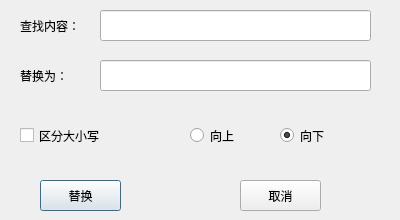
<?xml version="1.0" encoding="UTF-8"?>
<ui version="4.0">
 <class>Replace</class>
 <widget class="QDialog" name="Replace">
  <property name="geometry">
   <rect>
    <x>0</x>
    <y>0</y>
    <width>400</width>
    <height>220</height>
   </rect>
  </property>
  <property name="windowTitle">
   <string>Dialog</string>
  </property>
  <widget class="QPushButton" name="pushButton_find">
   <property name="geometry">
    <rect>
     <x>40</x>
     <y>180</y>
     <width>81</width>
     <height>31</height>
    </rect>
   </property>
   <property name="text">
    <string>替换</string>
   </property>
  </widget>
  <widget class="QLabel" name="label_find">
   <property name="geometry">
    <rect>
     <x>20</x>
     <y>10</y>
     <width>61</width>
     <height>31</height>
    </rect>
   </property>
   <property name="text">
    <string>查找内容：</string>
   </property>
  </widget>
  <widget class="QLineEdit" name="lineEdit_find">
   <property name="geometry">
    <rect>
     <x>100</x>
     <y>10</y>
     <width>271</width>
     <height>31</height>
    </rect>
   </property>
  </widget>
  <widget class="QCheckBox" name="checkBox">
   <property name="geometry">
    <rect>
     <x>20</x>
     <y>120</y>
     <width>91</width>
     <height>31</height>
    </rect>
   </property>
   <property name="text">
    <string>区分大小写</string>
   </property>
  </widget>
  <widget class="QRadioButton" name="radioButton_up">
   <property name="geometry">
    <rect>
     <x>190</x>
     <y>120</y>
     <width>61</width>
     <height>31</height>
    </rect>
   </property>
   <property name="text">
    <string>向上</string>
   </property>
  </widget>
  <widget class="QRadioButton" name="radioButton_down">
   <property name="geometry">
    <rect>
     <x>280</x>
     <y>120</y>
     <width>61</width>
     <height>31</height>
    </rect>
   </property>
   <property name="text">
    <string>向下</string>
   </property>
   <property name="checked">
    <bool>true</bool>
   </property>
  </widget>
  <widget class="QPushButton" name="pushButton_cancel">
   <property name="geometry">
    <rect>
     <x>240</x>
     <y>180</y>
     <width>81</width>
     <height>31</height>
    </rect>
   </property>
   <property name="text">
    <string>取消</string>
   </property>
  </widget>
  <widget class="QLabel" name="label_replace">
   <property name="geometry">
    <rect>
     <x>20</x>
     <y>60</y>
     <width>61</width>
     <height>31</height>
    </rect>
   </property>
   <property name="text">
    <string>替换为：</string>
   </property>
  </widget>
  <widget class="QLineEdit" name="lineEdit_replace">
   <property name="geometry">
    <rect>
     <x>100</x>
     <y>60</y>
     <width>271</width>
     <height>31</height>
    </rect>
   </property>
  </widget>
 </widget>
 <resources/>
 <connections/>
</ui>
